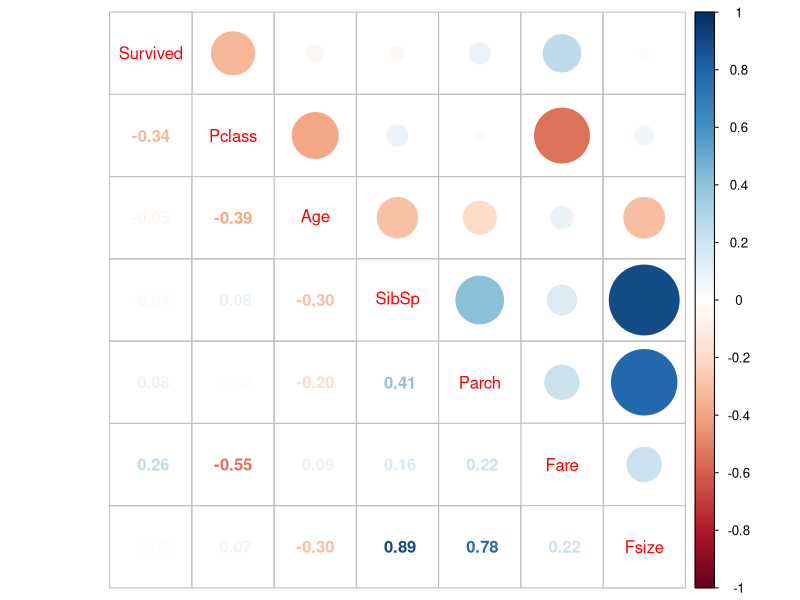
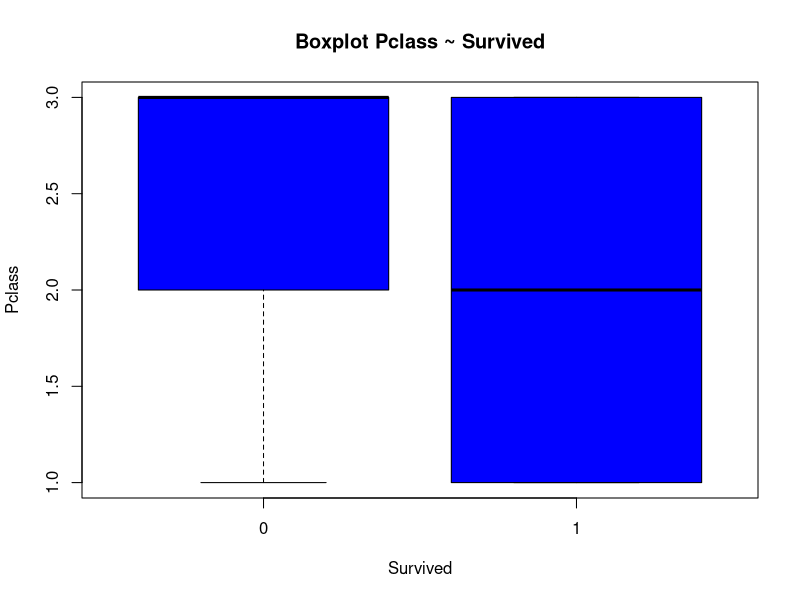
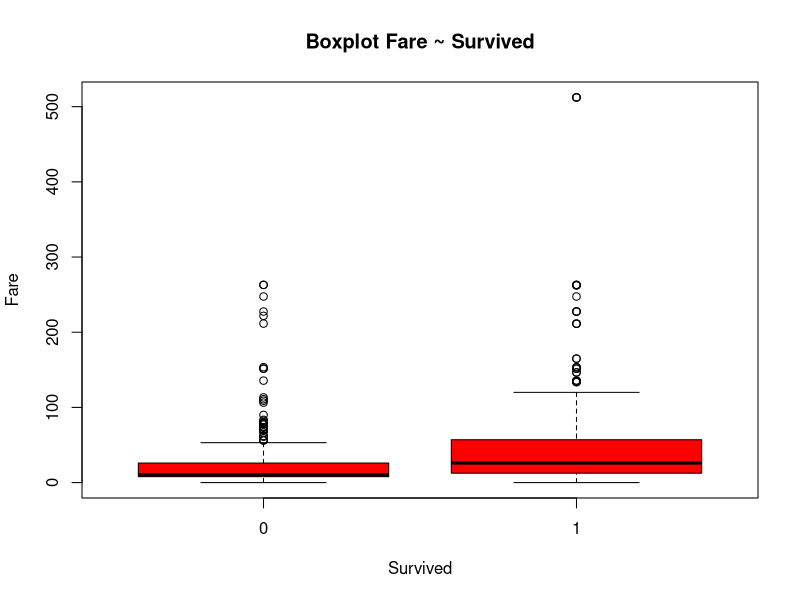
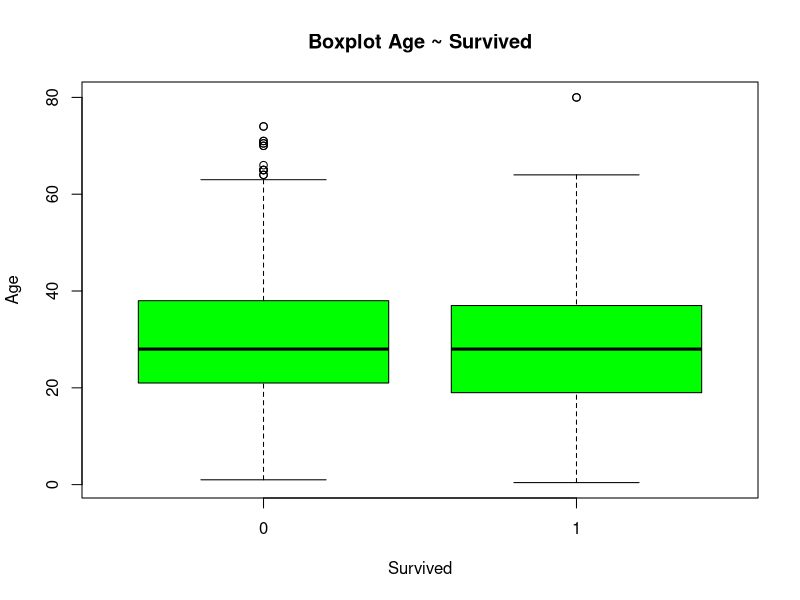
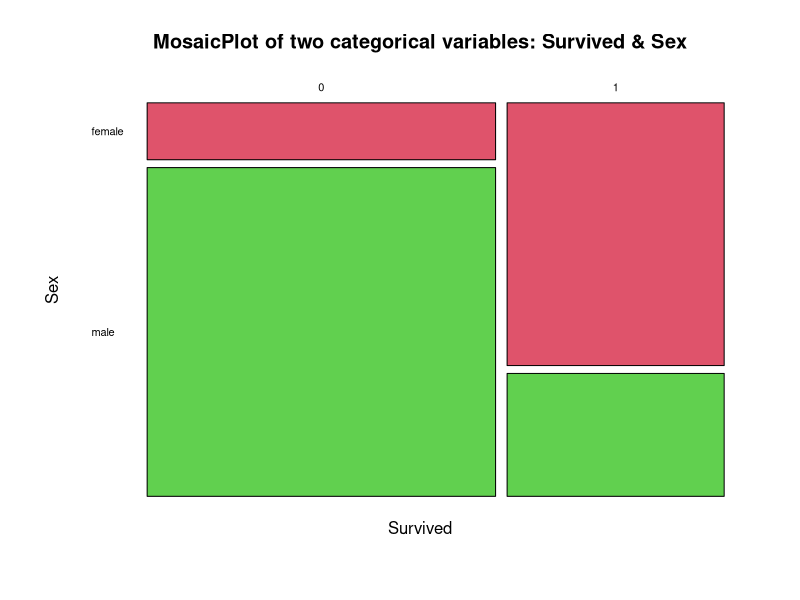
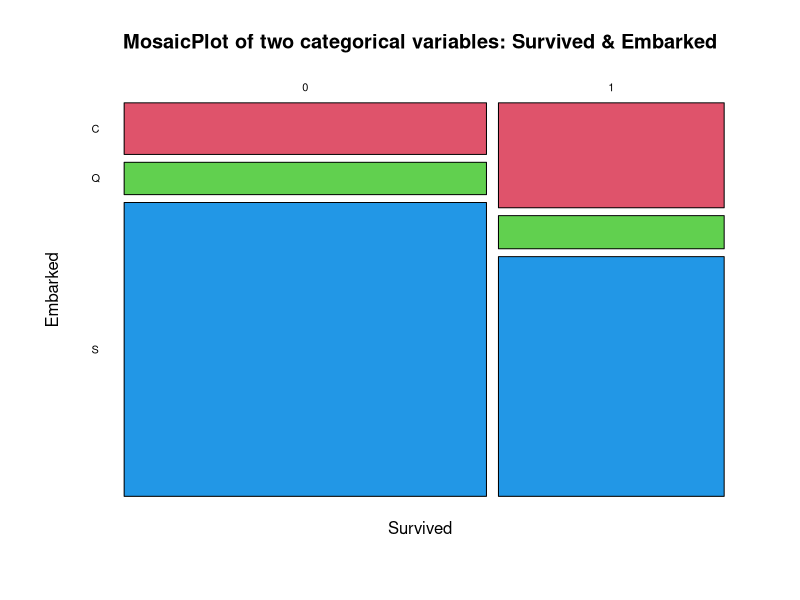
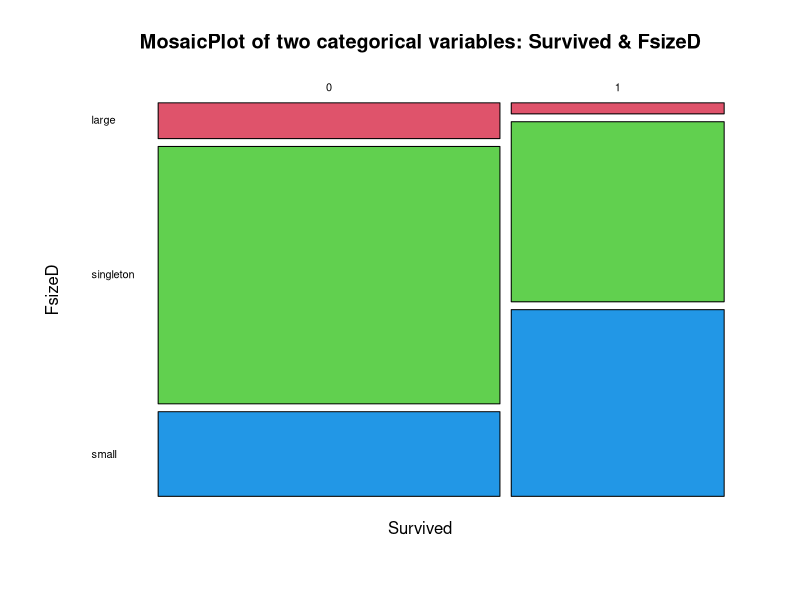
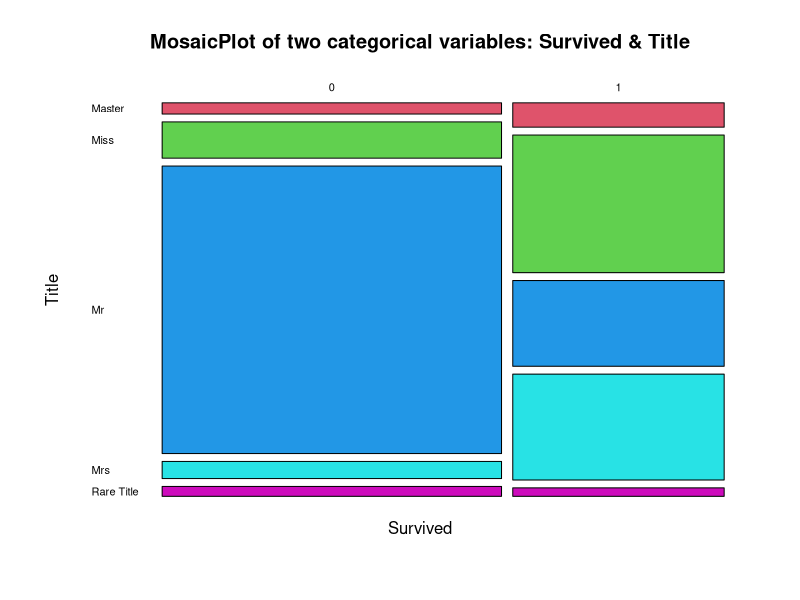

The R script that drew these images, in order:
# PW5

# Leo Casanova

# 30-10-2018


#TITANIC DATASET STUDY

#First, let's do the pre-processing steps.
dataset = read.csv(file="Titanic.csv")

str(dataset)
summary(dataset)

#We can create a matrix of correlation to determine if there are relationships between numeric variables.
MC.subset = dataset[c(2, 3, 6, 7, 8, 10, 15)]
library(corrplot)
corrplot.mixed(cor(MC.subset))

#We now see that there are some correlation between the variables "Survived" and "Pclass" and also between "Survived" and "Fare".

#We can now create some plots to study the situation better and do the Anova test to see if the relationships are relevant.
boxplot(Pclass ~ Survived, data = dataset, col = "blue", main="Boxplot Pclass ~ Survived")

summary(aov(Pclass ~ Survived, data = dataset))
#The p-value is very low (< 0.05) so we can confirm there are some relationship between these 2 variables.
boxplot(Fare ~ Survived, data = dataset, col = "red", main = "Boxplot Fare ~ Survived")

summary(aov(Fare ~ Survived, data = dataset))
#The p-value is very low (< 0.05) so we can confirm there are some relationship between these 2 variables.

boxplot(Age ~ Survived, data = dataset, col = "green", main = "Boxplot Age ~ Survived")
summary(aov(Age ~ Survived, data = dataset))
#I would have thought that there would be some relationship between "Survived" and "Age" but we can now reject that hypotesis, as we can see, p-value > 0.05

#Now we have to see if there are some correlations between "Survived" and the other non-numeric variables.
table(dataset$Sex,dataset$Survived)
mosaicplot(~ Survived + Sex, data=dataset, main = "MosaicPlot of two categorical variables: Survived & Sex",color = 2:3, las = 1)
#We can clearly see that people with Sex = "female" are more likely to survive.

chisq.test(dataset$Survived, dataset$Sex)
#The Chi-square test confirms that there are some correlation between "Survived" and "Sex" with a low p-value (< 0.05)

table(dataset$Embarked,dataset$Survived)
mosaicplot(~ Survived + Embarked, data=dataset, main = "MosaicPlot of two categorical variables: Survived & Embarked",color = 2:4, las = 1)
chisq.test(dataset$Survived, dataset$Embarked)
#It seems that there are some correlation between "Survived" and "Embarked" as well. (p-value < 0.05)

table(dataset$FsizeD,dataset$Survived)
mosaicplot(~ Survived + FsizeD, data=dataset, main = "MosaicPlot of two categorical variables: Survived & FsizeD",color = 2:4, las = 1)
chisq.test(dataset$Survived, dataset$FsizeD)
#It seems that there are some correlation between "Survived" and "FsizeD" as well. (p-value < 0.05)

table(dataset$Title,dataset$Survived)
mosaicplot(~ Survived + Title, data=dataset, main = "MosaicPlot of two categorical variables: Survived & Title",color = 2:6, las = 1)
chisq.test(dataset$Survived, dataset$Title)
#It seems that there are some correlation between "Survived" and "Title" as well. (p-value < 0.05)

table(dataset$Child,dataset$Survived)
mosaicplot(~ Survived + Child, data=dataset, main = "MosaicPlot of two categorical variables: Survived & Child",color = 2:3, las = 1)
chisq.test(dataset$Survived, dataset$Child)
#It seems that there are some correlation between "Survived" and "Child" as well. (p-value < 0.05)

table(dataset$Mother,dataset$Survived)
mosaicplot(~ Survived + Mother, data=dataset, main = "MosaicPlot of two categorical variables: Survived & Mother",color = 2:3, las = 1)
chisq.test(dataset$Survived, dataset$Mother)
#It seems that there are some correlation between "Survived" and "Mother" as well. (p-value < 0.05)

#We will now split our dataset in order to run our different analysis.
#First lets create our new dataset with only the variables that are relevant for our study.
dataset = dataset[c(2, 3, 5, 10, 12, 13, 17, 19, 20)]
head(dataset)
str(dataset)
summary(dataset)

library(caTools)
set.seed(211575) 
split = sample.split(dataset$Survived, SplitRatio = 0.75)
training_set = subset(dataset, split == TRUE)
test_set = subset(dataset, split == FALSE)

#LOGISTIC REGRESSION
test1 = glm(Survived ~ Fare, family = binomial, data = training_set)
test1

test2 = glm(Survived ~ Fare + Pclass, family = binomial, data = training_set)
test2

#We can see that the AIC decreases as the number of variables we use increases, it means that the model is more and more accurate each time we add a variable.

classifier.logreg <- glm(Survived ~ . , family = binomial, data=training_set)
classifier.logreg
summary(classifier.logreg)

#Prediction
pred.glm = predict(classifier.logreg, newdata = test_set[,-1], type="response")

pred.glm_0_1 = ifelse(pred.glm >= 0.5, 1,0)

head(pred.glm)
head(pred.glm_0_1)

#Confusion matrix
cm = table(pred.glm_0_1, test_set[,1])
cm

mosaicplot(cm,col=sample(1:8,2))

accuracy = sum(diag(cm))/sum(cm)
accuracy

#ROC
require(ROCR)
score <- prediction(pred.glm,test_set[,1])
performance(score,"auc")
plot(performance(score,"tpr","fpr"),col="green")
abline(0,1,lty=8)
#We can now see the performance of our Logistic regression which we will be able to compare to the other methods later.


#LINEAR DISCRIMINANT ANALYSIS (LDA)

#We will now fit a LDA model 
library(MASS)
classifier.lda <- lda(Survived~., data = training_set)
classifier.lda

#Now we will predict the probability of surviving using the model classifier.lda on the test set.
predict.lda <- predict(classifier.lda, test_set[-1])
str(predict.lda)

cm.lda = table(predict.lda$class, test_set[,1])
cm.lda

mosaicplot(cm.lda,col=sample(1:8,2))

accuracy = sum(diag(cm.lda))/sum(cm.lda)
accuracy
#The accuracy is slightly better for the lda model compared to the logistic regression model.


#QUADRATIC DISCRIMINANT ANALYSIS (QDA)

#We will now fit a QDA model 
classifier.qda <- qda(Survived~. - Sex, data = training_set)
#I had to remove the variable "Sex" because it would not work otherwise with all the 9 variables : 
#"Error in qda.default(x, grouping, ...) : rank deficiency in group 0"
classifier.qda

#Now we will predict the probability of surviving using the model classifier.qda on the test set.
predict.qda <- predict(classifier.qda, test_set[-1])
str(predict.qda)

cm.qda = table(predict.qda$class, test_set[,1])
cm.qda 

accuracy = sum(diag(cm.qda))/sum(cm.qda)
accuracy
#We can see that the accuracy is exactly the same for the qda model and the lda model.

#COMPARISON

#In order to compare the methods we used, we are going to plot on the same figure the ROC curve for each classifier we fitted and compare the correspondant AUC.

score.glm <- prediction(pred.glm,test_set[,1])
score.lda <- prediction(predict.lda$posterior[,2],test_set[,1])
score.qda <- prediction(predict.qda$posterior[,2],test_set[,1])

performance(score.glm,"auc")
performance(score.lda,"auc")
performance(score.qda,"auc")

plot(performance(score.glm,"tpr","fpr"),col="green")
plot(performance(score.lda,"tpr","fpr"),col="red", add = TRUE)
plot(performance(score.qda,"tpr","fpr"),col="blue", add = TRUE)
abline(0,1,lty=8)

#There are no remarquable difference between each methods, they are all performing with more or less the same accuracy.
#It seems that they all have almost an equal "true positive rate".

#To conclude, we can say that the the passengers that are more likely to survive are the following : 
#Upper class ticket holders
#High passenger fare
#Females
#Port of Embarkation C
#Small FsizeD
#Miss & Mrs, and also to a lesser extent, Masters & rare title holders
#Children
#Mothers
